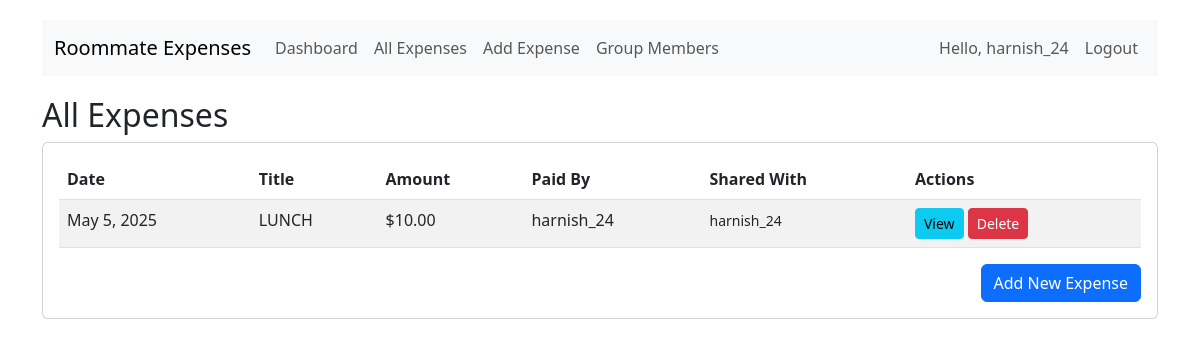
The app's page /expenses/ (signed in) with its own data.
### expenses/models.py (models this page shows, shortened)
class Expense(models.Model):
    title = models.CharField(max_length=100)
    amount = models.DecimalField(max_digits=10, decimal_places=2)
    paid_by = models.ForeignKey(User, on_delete=models.CASCADE, related_name='expenses_paid')
    date = models.DateField(auto_now_add=True)
    shared_among = models.ManyToManyField(User, related_name='shared_expenses')
    group = models.ForeignKey(Group, on_delete=models.CASCADE)

### expenses/views.py (the view)
# urls.py: path('expenses/', views.expense_list, name='expense_list'),
@login_required
def expense_list(request):
    profile = get_object_or_404(UserProfile, user=request.user)
    if not profile.group:
        return redirect('select_group')
    expenses = Expense.objects.filter(group=profile.group).order_by('-date')
    return render(request, 'expenses/expense_list.html', {'expenses': expenses})

### expenses/templates/expenses/expense_list.html (shortened to what this page needs)
{% extends "expenses/base.html" %}
{% block content %}
<h2>All Expenses</h2>
<div class="card">
    <div class="card-body">
        {% if expenses %}
            <table class="table table-striped">
                <thead>
                    <tr>
                        <th>Date</th>
                        <th>Title</th>
                        <th>Amount</th>
                        <th>Paid By</th>
                        <th>Shared With</th>
                        <th>Actions</th>
                    </tr>
                </thead>
                <tbody>
                    {% for expense in expenses %}
                    <tr>
                        <td>{{ expense.date }}</td>
                        <td>{{ expense.title }}</td>
                        <td>${{ expense.amount }}</td>
                        <td>{{ expense.paid_by.username }}</td>
                        <td>
                            <small>
                                {% for user in expense.shared_among.all %}
                                    {{ user.username }}{% if not forloop.last %}, {% endif %}
                                {% endfor %}
                            </small>
                        </td>
                        <td>
                            <a href="{% url 'expense_detail' expense.id %}" class="btn btn-sm btn-info">View</a>
                            {% if expense.paid_by == user %}
                                <a href="{% url 'delete_expense' expense.id %}" class="btn btn-sm btn-danger">Delete</a>
                            {% endif %}
                        </td>
                    </tr>
                    {% endfor %}
                </tbody>
            </table>
        {% else %}
            <p>No expenses recorded yet.</p>
        {% endif %}
        <div class="text-end mt-3">
            <a href="{% url 'add_expense' %}" class="btn btn-primary">Add New Expense</a>
        </div>
    </div>
</div>
{% endblock %}

### expenses/templates/expenses/base.html (shortened to what this page needs)
<!DOCTYPE html>
<html lang="en">
<head>
    <link href="https://cdn.jsdelivr.net/npm/bootstrap@5.3.0-alpha1/dist/css/bootstrap.min.css" rel="stylesheet">
</head>
<body>
    <div class="container">
        <nav class="navbar navbar-expand-lg navbar-light bg-light">
            <div class="container-fluid">
                <a class="navbar-brand" href="{% url 'dashboard' %}">Roommate Expenses</a>
                <div class="collapse navbar-collapse" id="navbarNav">
                    <ul class="navbar-nav">
                        {% if user.is_authenticated %}
                            <li class="nav-item">
                                <a class="nav-link" href="{% url 'dashboard' %}">Dashboard</a>
                            </li>
                            <li class="nav-item">
                                <a class="nav-link" href="{% url 'expense_list' %}">All Expenses</a>
                            </li>
                            <li class="nav-item">
                                <a class="nav-link" href="{% url 'add_expense' %}">Add Expense</a>
                            </li>
                            <li class="nav-item">
                                <a class="nav-link" href="{% url 'group_members' %}">Group Members</a>
                            </li>
                        {% endif %}
                    </ul>
                    <ul class="navbar-nav ms-auto">
                        {% if user.is_authenticated %}
                            <li class="nav-item">
                                <span class="nav-link">Hello, {{ user.username }}</span>
                            </li>
                            <li class="nav-item">
                                <a class="nav-link" href="{% url 'logout' %}">Logout</a>
                            </li>
                        {% endif %}
                    </ul>
                </div>
            </div>
        </nav>
        {% block content %}{% endblock %}
    </div>
</body>
</html>

### expenses/templates/expenses/base.html (style rules this page uses)
body { padding-top: 20px; padding-bottom: 20px; }
.navbar { margin-bottom: 20px; }

### records on screen
Expense: date "May 5, 2025", title "LUNCH", amount "10.00", paid_by.username "harnish_24", shows "Delete"

### other values on screen
{{ user.username }} "harnish_24"
